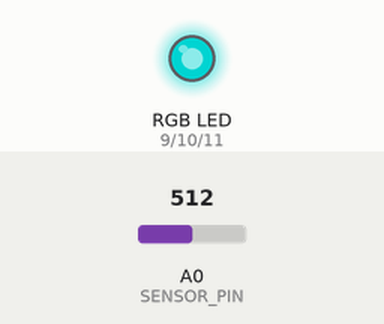
This sketch was run on a simulated Arduino Uno, built with avr-gcc and run on an emulated ATmega328P. Shown: an RGB LED mixed from three pins (HIGH = lit). Inputs (shaded band) come from the test bench; at power-on: A0 (SENSOR_PIN) = 512. Dim RGB values are drawn brighter than linear.

Above: at 1.2 s.
1.3 s: A0 (SENSOR_PIN) set to 716
At 1.6 s:
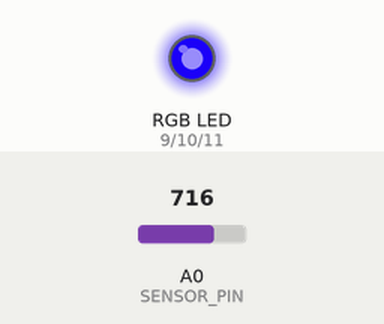
2.8 s: A0 (SENSOR_PIN) set to 900
At 3.9 s:
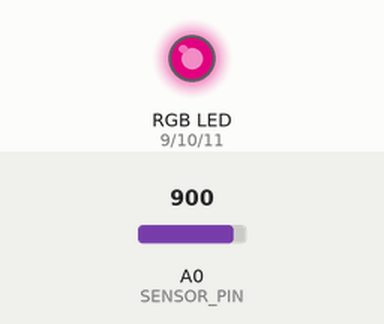
4.3 s: A0 (SENSOR_PIN) set to 1023
At 5.1 s:
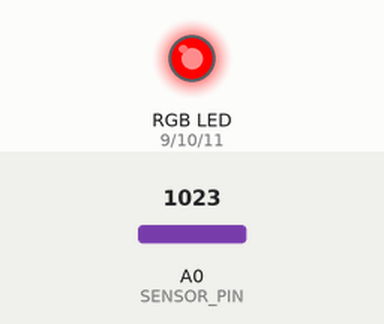
5.8 s: A0 (SENSOR_PIN) set to 306
At 6.2 s:
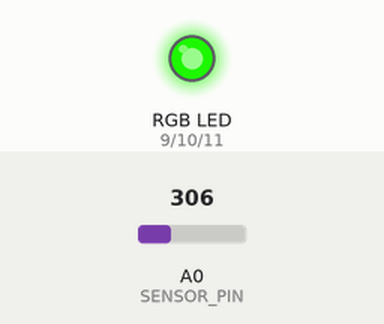
7.3 s: A0 (SENSOR_PIN) set to 122
At 8.5 s:
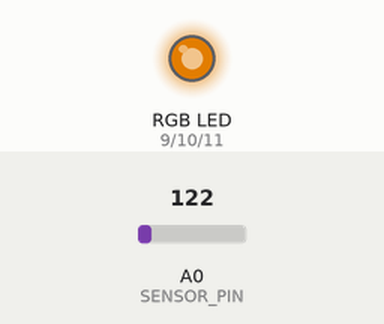
8.8 s: A0 (SENSOR_PIN) set to 0
At 9.7 s:
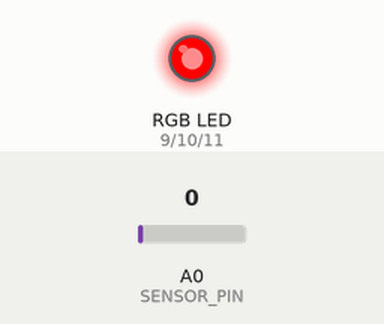
Timing chart, 0 to 11.3 s (numbered marks = the images above; inputs shaded):
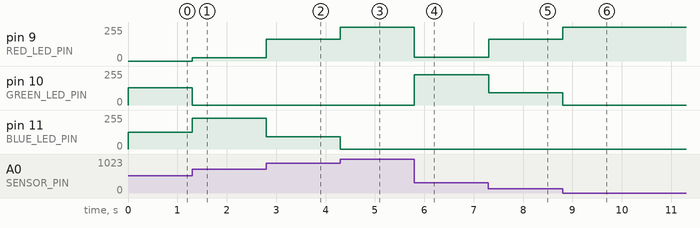

The sketch:

SoftPotwLED.ino
```cpp
/*
SOFT POTENTIOMETER
Doesn't Work fully. Colors are missing
*/

// Constants for LED connections 8
const int RED_LED_PIN = 9;    // Red LED Pin
const int GREEN_LED_PIN = 10; // Green LED Pin
const int BLUE_LED_PIN = 11;  // Blue LED Pin

const int SENSOR_PIN = A0;      // Analog input pin

// Global PWM brightness values for the RGB LED.
// These are global so both loop() and setRGB() can see them.

int redValue, greenValue, blueValue;

void setup()
{
  // No need for any code here
  // analogWrite() sets up the pins as outputs
}

void loop()
{
  int sensorValue;

  sensorValue = analogRead(SENSOR_PIN); // Read the voltage from the softpot (0-1023)

  setRGB(sensorValue);  //Set a RGB LED to a position on the "rainbow" of all colors
                        //based on the sensorValue
}

void setRGB(int RGBposition)
{
  int mapRGB1, mapRGB2, constrained1, constrained2;

  mapRGB1 = map(RGBposition, 0, 341, 255, 0);
  constrained1 = constrain(mapRGB1, 0, 255);

  mapRGB2 = map(RGBposition, 682, 1023, 0, 255);
  constrained2 = constrain(mapRGB2, 0, 255);

  redValue = constrained1 + constrained2; //Create the red peak

  //Create the green peak
  //Note that we are nesting functions (which requires fewer variables)

  greenValue = constrain(map(RGBposition, 0, 341, 0, 255), 0, 255)
             - constrain(map(RGBposition, 341, 682, 0,255), 0, 255);

  //Create the blue peak
  blueValue = constrain(map(RGBposition, 341, 682, 0, 255), 0, 255)
            - constrain(map(RGBposition, 682, 1023, 0, 255), 0, 255);

 // Display the new computed "rainbow" color
  analogWrite(RED_LED_PIN, redValue);
  analogWrite(GREEN_LED_PIN, greenValue);
  analogWrite(BLUE_LED_PIN, blueValue);

  }
```

Measured:
- after the input at 1.3 s, pin 9 (RED_LED_PIN): 0/255 → 25/255 at once; pin 10 (GREEN_LED_PIN): 128/255 → 0/255 at once; pin 11 (BLUE_LED_PIN): 127/255 → 230/255 at once
- after the input at 2.8 s, pin 9 (RED_LED_PIN): 25/255 → 163/255 at once; pin 11 (BLUE_LED_PIN): 230/255 → 92/255 at once
- after the input at 4.3 s, pin 9 (RED_LED_PIN): 163/255 → 255/255 at once; pin 11 (BLUE_LED_PIN): 92/255 → 0/255 at once
- after the input at 5.8 s, pin 9 (RED_LED_PIN): 255/255 → 27/255 at once; pin 10 (GREEN_LED_PIN): 0/255 → 228/255 at once
- after the input at 7.3 s, pin 9 (RED_LED_PIN): 27/255 → 164/255 at once; pin 10 (GREEN_LED_PIN): 228/255 → 91/255 at once
- after the input at 8.8 s, pin 9 (RED_LED_PIN): 164/255 → 255/255 at once; pin 10 (GREEN_LED_PIN): 91/255 → 0/255 at once
